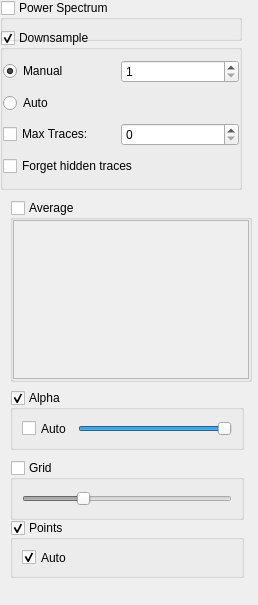
<?xml version="1.0" encoding="UTF-8"?>
<ui version="4.0">
 <class>Form</class>
 <widget class="QWidget" name="Form">
  <property name="geometry">
   <rect>
    <x>0</x>
    <y>0</y>
    <width>258</width>
    <height>605</height>
   </rect>
  </property>
  <property name="windowTitle">
   <string>Form</string>
  </property>
  <widget class="QGroupBox" name="averageGroup">
   <property name="geometry">
    <rect>
     <x>10</x>
     <y>200</y>
     <width>242</width>
     <height>182</height>
    </rect>
   </property>
   <property name="toolTip">
    <string>Display averages of the curves displayed in this plot. The parameter list allows you to choose parameters to average over (if any are available).</string>
   </property>
   <property name="title">
    <string>Average</string>
   </property>
   <property name="checkable">
    <bool>true</bool>
   </property>
   <property name="checked">
    <bool>false</bool>
   </property>
   <layout class="QGridLayout" name="gridLayout_5">
    <property name="margin">
     <number>0</number>
    </property>
    <property name="spacing">
     <number>0</number>
    </property>
    <item row="0" column="0">
     <widget class="QListWidget" name="avgParamList"/>
    </item>
   </layout>
  </widget>
  <widget class="QGroupBox" name="decimateGroup">
   <property name="geometry">
    <rect>
     <x>0</x>
     <y>30</y>
     <width>242</width>
     <height>160</height>
    </rect>
   </property>
   <property name="title">
    <string>Downsample</string>
   </property>
   <property name="checkable">
    <bool>true</bool>
   </property>
   <layout class="QGridLayout" name="gridLayout_4">
    <property name="margin">
     <number>0</number>
    </property>
    <property name="spacing">
     <number>0</number>
    </property>
    <item row="0" column="0">
     <widget class="QRadioButton" name="manualDecimateRadio">
      <property name="text">
       <string>Manual</string>
      </property>
      <property name="checked">
       <bool>true</bool>
      </property>
     </widget>
    </item>
    <item row="0" column="1">
     <widget class="QSpinBox" name="downsampleSpin">
      <property name="minimum">
       <number>1</number>
      </property>
      <property name="maximum">
       <number>100000</number>
      </property>
      <property name="value">
       <number>1</number>
      </property>
     </widget>
    </item>
    <item row="1" column="0">
     <widget class="QRadioButton" name="autoDecimateRadio">
      <property name="text">
       <string>Auto</string>
      </property>
      <property name="checked">
       <bool>false</bool>
      </property>
     </widget>
    </item>
    <item row="2" column="0">
     <widget class="QCheckBox" name="maxTracesCheck">
      <property name="toolTip">
       <string>If multiple curves are displayed in this plot, check this box to limit the number of traces that are displayed.</string>
      </property>
      <property name="text">
       <string>Max Traces:</string>
      </property>
     </widget>
    </item>
    <item row="2" column="1">
     <widget class="QSpinBox" name="maxTracesSpin">
      <property name="toolTip">
       <string>If multiple curves are displayed in this plot, check &quot;Max Traces&quot; and set this value to limit the number of traces that are displayed.</string>
      </property>
     </widget>
    </item>
    <item row="3" column="0" colspan="2">
     <widget class="QCheckBox" name="forgetTracesCheck">
      <property name="toolTip">
       <string>If MaxTraces is checked, remove curves from memory after they are hidden (saves memory, but traces can not be un-hidden).</string>
      </property>
      <property name="text">
       <string>Forget hidden traces</string>
      </property>
     </widget>
    </item>
   </layout>
  </widget>
  <widget class="QGroupBox" name="powerSpectrumGroup">
   <property name="geometry">
    <rect>
     <x>0</x>
     <y>0</y>
     <width>242</width>
     <height>41</height>
    </rect>
   </property>
   <property name="title">
    <string>Power Spectrum</string>
   </property>
   <property name="checkable">
    <bool>true</bool>
   </property>
   <property name="checked">
    <bool>false</bool>
   </property>
  </widget>
  <widget class="QGroupBox" name="pointsGroup">
   <property name="geometry">
    <rect>
     <x>10</x>
     <y>520</y>
     <width>234</width>
     <height>58</height>
    </rect>
   </property>
   <property name="title">
    <string>Points</string>
   </property>
   <property name="checkable">
    <bool>true</bool>
   </property>
   <layout class="QVBoxLayout" name="verticalLayout_5">
    <item>
     <widget class="QCheckBox" name="autoPointsCheck">
      <property name="text">
       <string>Auto</string>
      </property>
      <property name="checked">
       <bool>true</bool>
      </property>
     </widget>
    </item>
   </layout>
  </widget>
  <widget class="QGroupBox" name="gridGroup">
   <property name="geometry">
    <rect>
     <x>10</x>
     <y>460</y>
     <width>234</width>
     <height>60</height>
    </rect>
   </property>
   <property name="title">
    <string>Grid</string>
   </property>
   <property name="checkable">
    <bool>true</bool>
   </property>
   <property name="checked">
    <bool>false</bool>
   </property>
   <layout class="QVBoxLayout" name="verticalLayout_4">
    <item>
     <widget class="QSlider" name="gridAlphaSlider">
      <property name="maximum">
       <number>255</number>
      </property>
      <property name="value">
       <number>70</number>
      </property>
      <property name="orientation">
       <enum>Qt::Horizontal</enum>
      </property>
     </widget>
    </item>
   </layout>
  </widget>
  <widget class="QGroupBox" name="alphaGroup">
   <property name="geometry">
    <rect>
     <x>10</x>
     <y>390</y>
     <width>234</width>
     <height>60</height>
    </rect>
   </property>
   <property name="title">
    <string>Alpha</string>
   </property>
   <property name="checkable">
    <bool>true</bool>
   </property>
   <layout class="QHBoxLayout" name="horizontalLayout">
    <item>
     <widget class="QCheckBox" name="autoAlphaCheck">
      <property name="text">
       <string>Auto</string>
      </property>
      <property name="checked">
       <bool>false</bool>
      </property>
     </widget>
    </item>
    <item>
     <widget class="QSlider" name="alphaSlider">
      <property name="maximum">
       <number>1000</number>
      </property>
      <property name="value">
       <number>1000</number>
      </property>
      <property name="orientation">
       <enum>Qt::Horizontal</enum>
      </property>
     </widget>
    </item>
   </layout>
  </widget>
 </widget>
 <resources/>
 <connections/>
</ui>
